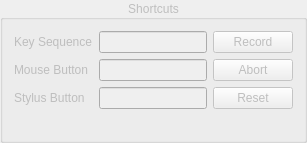
        <widget class="QGroupBox" name="shortcutsGroupBox">
         <property name="enabled">
          <bool>false</bool>
         </property>
         <property name="title">
          <string>Shortcuts</string>
         </property>
         <property name="alignment">
          <set>Qt::AlignCenter</set>
         </property>
         <layout class="QGridLayout" name="gridLayout_20">
          <item row="3" column="0" colspan="2">
           <widget class="QLabel" name="report">
            <property name="styleSheet">
             <string notr="true">color: red;</string>
            </property>
            <property name="textFormat">
             <enum>Qt::PlainText</enum>
            </property>
           </widget>
          </item>
          <item row="2" column="1">
           <widget class="QLineEdit" name="stylusButton">
            <property name="readOnly">
             <bool>true</bool>
            </property>
           </widget>
          </item>
          <item row="1" column="2">
           <widget class="QPushButton" name="abortButton">
            <property name="text">
             <string>Abort</string>
            </property>
           </widget>
          </item>
          <item row="0" column="2">
           <widget class="QPushButton" name="recordButton">
            <property name="text">
             <string>Record</string>
            </property>
            <property name="checkable">
             <bool>true</bool>
            </property>
           </widget>
          </item>
          <item row="2" column="0">
           <widget class="QLabel" name="label_5">
            <property name="text">
             <string>Stylus Button</string>
            </property>
           </widget>
          </item>
          <item row="1" column="0">
           <widget class="QLabel" name="label_2">
            <property name="text">
             <string>Mouse Button</string>
            </property>
           </widget>
          </item>
          <item row="1" column="1">
           <widget class="QLineEdit" name="mouseButton">
            <property name="readOnly">
             <bool>true</bool>
            </property>
           </widget>
          </item>
          <item row="0" column="1">
           <widget class="QLineEdit" name="keySequence">
            <property name="readOnly">
             <bool>true</bool>
            </property>
           </widget>
          </item>
          <item row="2" column="2">
           <widget class="QPushButton" name="resetButton">
            <property name="text">
             <string>Reset</string>
            </property>
           </widget>
          </item>
          <item row="0" column="0">
           <widget class="QLabel" name="label_4">
            <property name="text">
             <string>Key Sequence</string>
            </property>
           </widget>
          </item>
         </layout>
        </widget>
